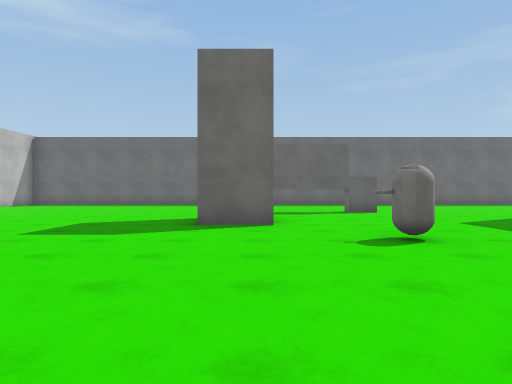
View 1 (above)

22 first-person views from a walk through a 3-D level made in the Unity game engine. The camera is 1.2 m above the floor, looks level and sees 75° across. The floor is counted in squares, 2 m on a side. Each view is taken from the middle of a square. On the plan, view 1 faces up. The plan holds only what a view shows up to about 10 squares ahead; the rest is blank. The player character is not drawn. Surface patterns are stand-ins for the level's own textures.

View 2
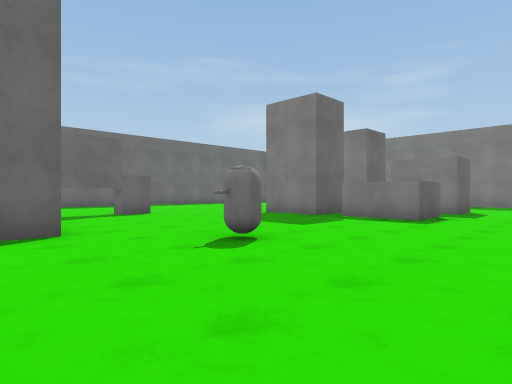

View 3
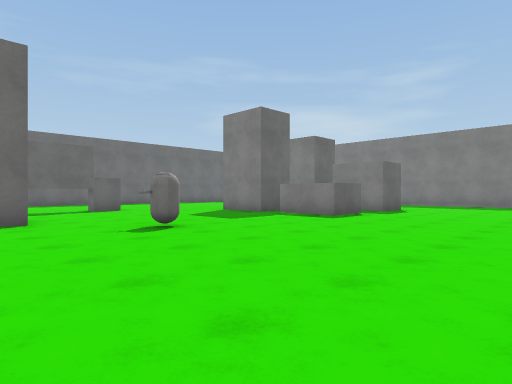

View 4
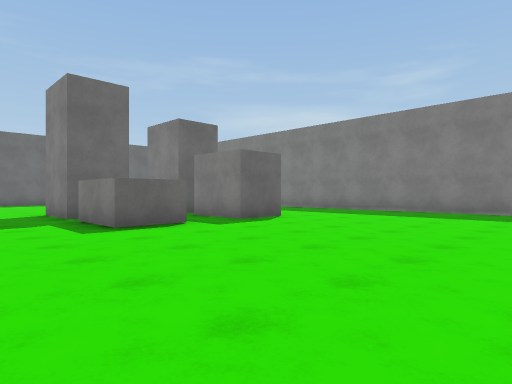

View 5
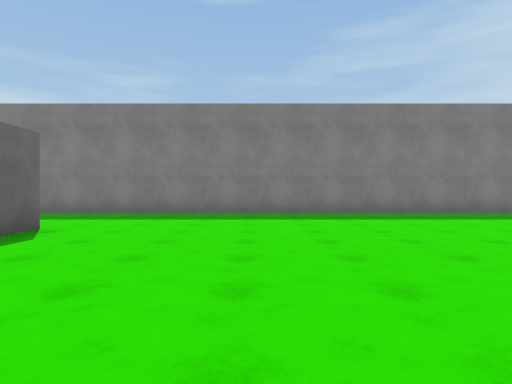

View 6
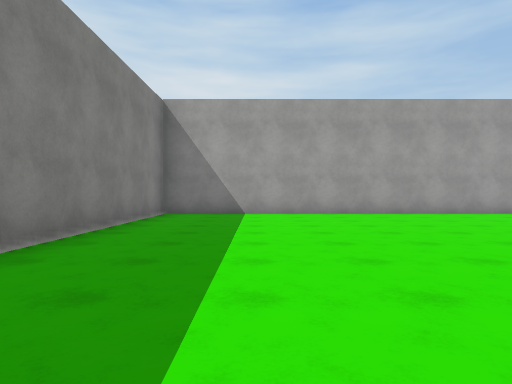

View 7
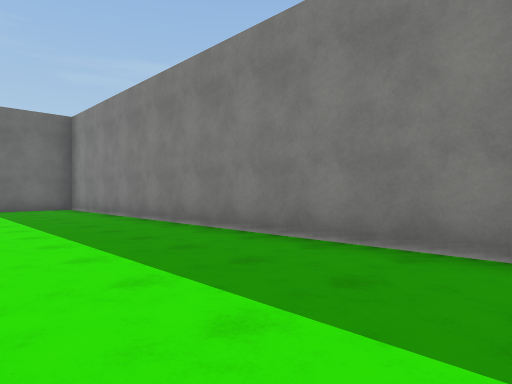

View 8
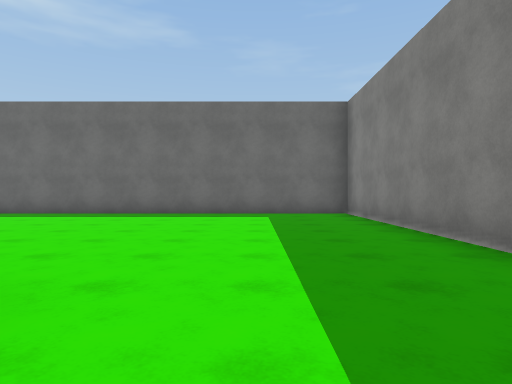

View 9
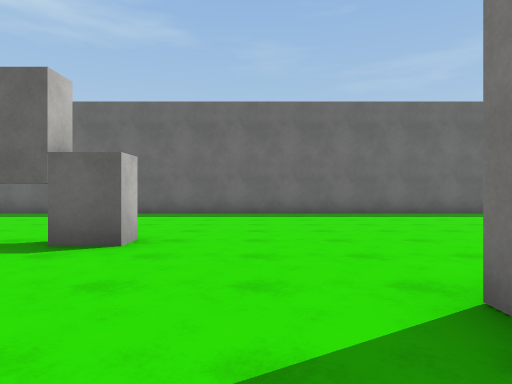

View 10
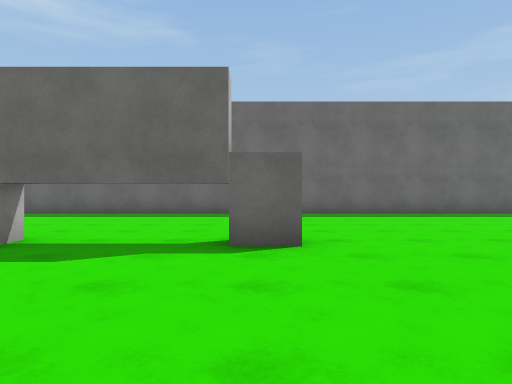

View 11
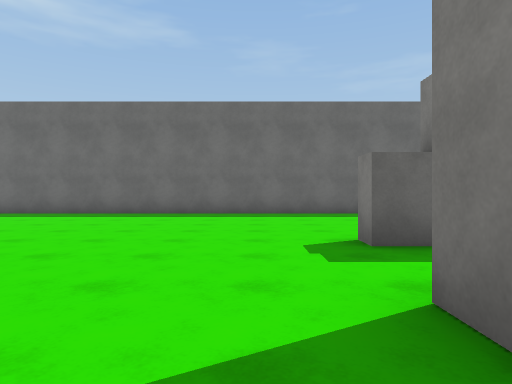

View 12
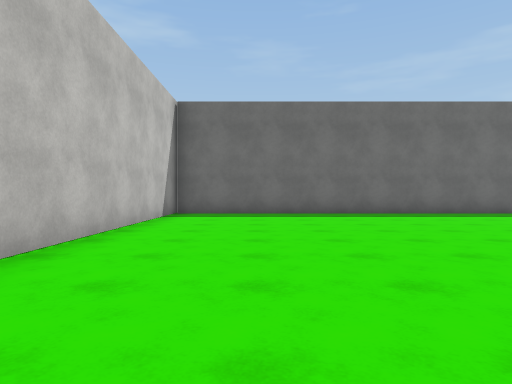

View 13
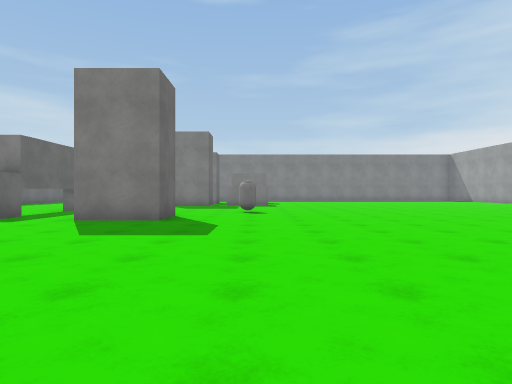

View 14
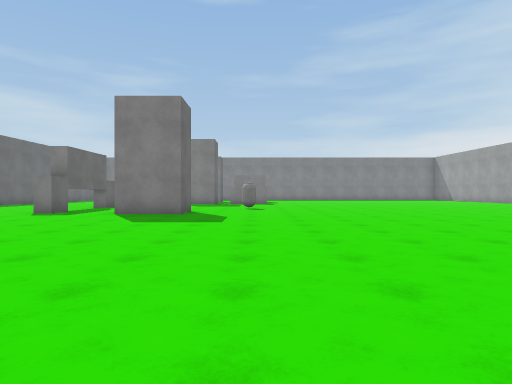

View 15
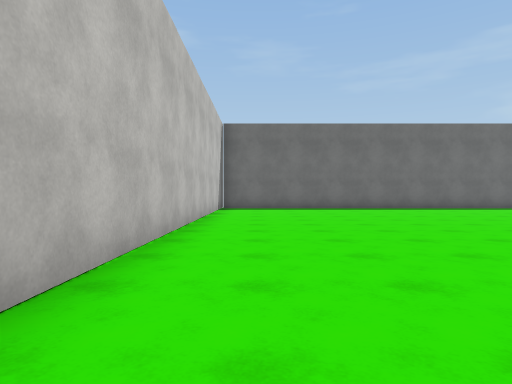

View 16
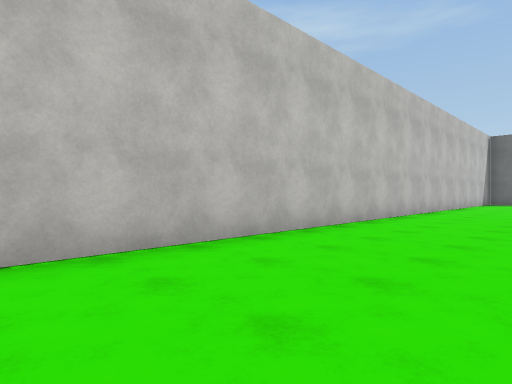

View 17
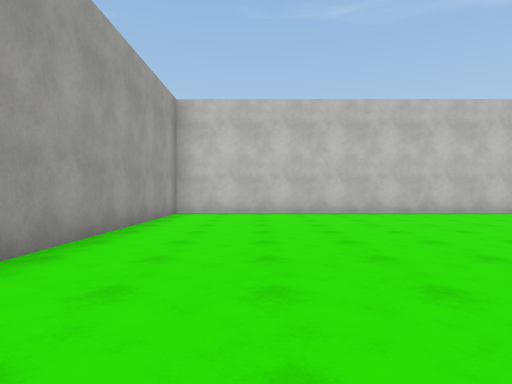

View 18
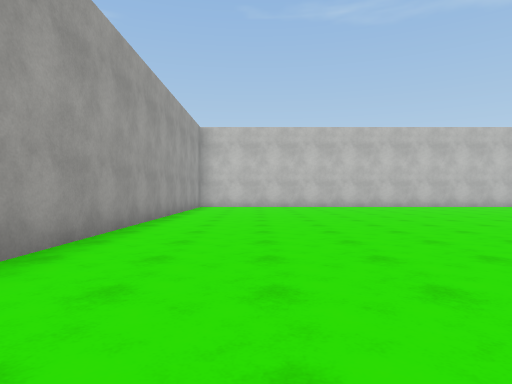

View 19
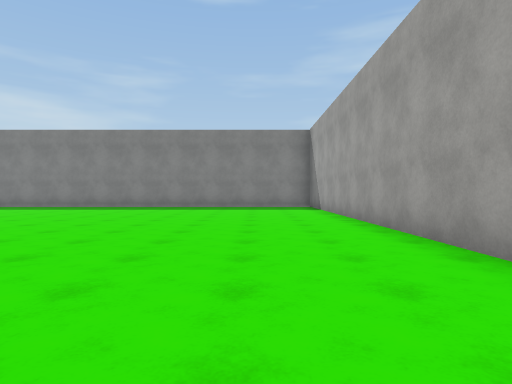

View 20
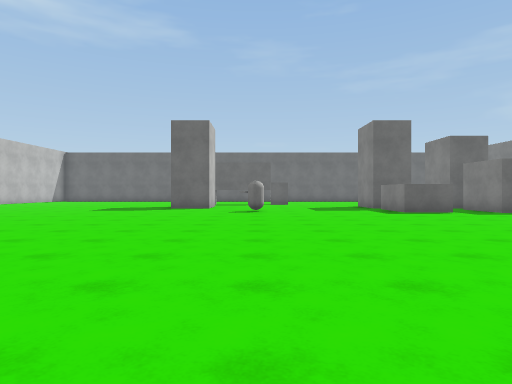

View 21
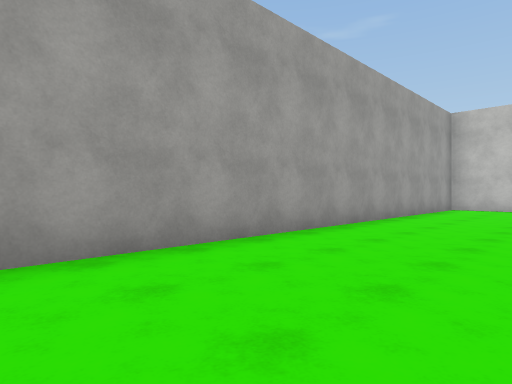

View 22
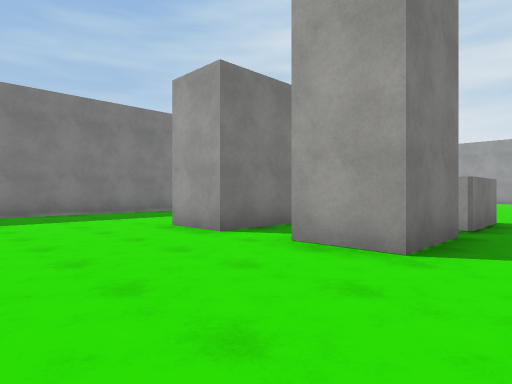

### Floor plan
Key: @ floor where view 1 was taken; # wall or solid block; x gap in a wall; . floor; T thing the floor can be seen under or through; O other object.
Columns run from 11 left of view 1 to 15 right of it. Each row starts with its distance up from view 1.
 16 ###########################
 15 #.........................#
 14 #.........................#
 13 #.........................#
 12 #.........................#
 11 #.........................#
 10 #..........OTTO...........#
  9 #.........................#
  8 #.........................#
  7 #.........# ......#.##....#
  6 #.........##......x ##....#
  5 #.................# ##....#
  4 #............O....#.##....#
  3 #.........................#
  2 #.........................#
  1 #.........................#
  0 #..........@..............#
 -1 #.........................#
 -2 #.........................#
 -3 #.........................#
 -4 #.........................#
 -5 #.........................#
 -6 #.........................#
 -7 #.........................#
 -8 #.........................#
 -9 #.........................#
-10 ###########################

Positions as (right, up) in squares from view 1, and headings:
1: (0, 0), facing up
2: (-1, 1), facing up-right
3: (-1, -1), facing up-right
4: (4, -2), facing up-right
5: (5, 0), facing right
6: (12, 0), facing down
7: (11, 3), facing up-right
8: (12, 6), facing up
9: (5, 6), facing up
10: (3, 6), facing up
11: (-2, 6), facing up
12: (-8, 6), facing up
13: (-8, 4), facing right
14: (-10, 4), facing right
15: (-9, 3), facing up
16: (-7, -3), facing up-left
17: (-1, -7), facing left
18: (3, -7), facing left
19: (1, -7), facing right
20: (2, -6), facing up
21: (2, -6), facing down-left
22: (5, 11), facing down-right
